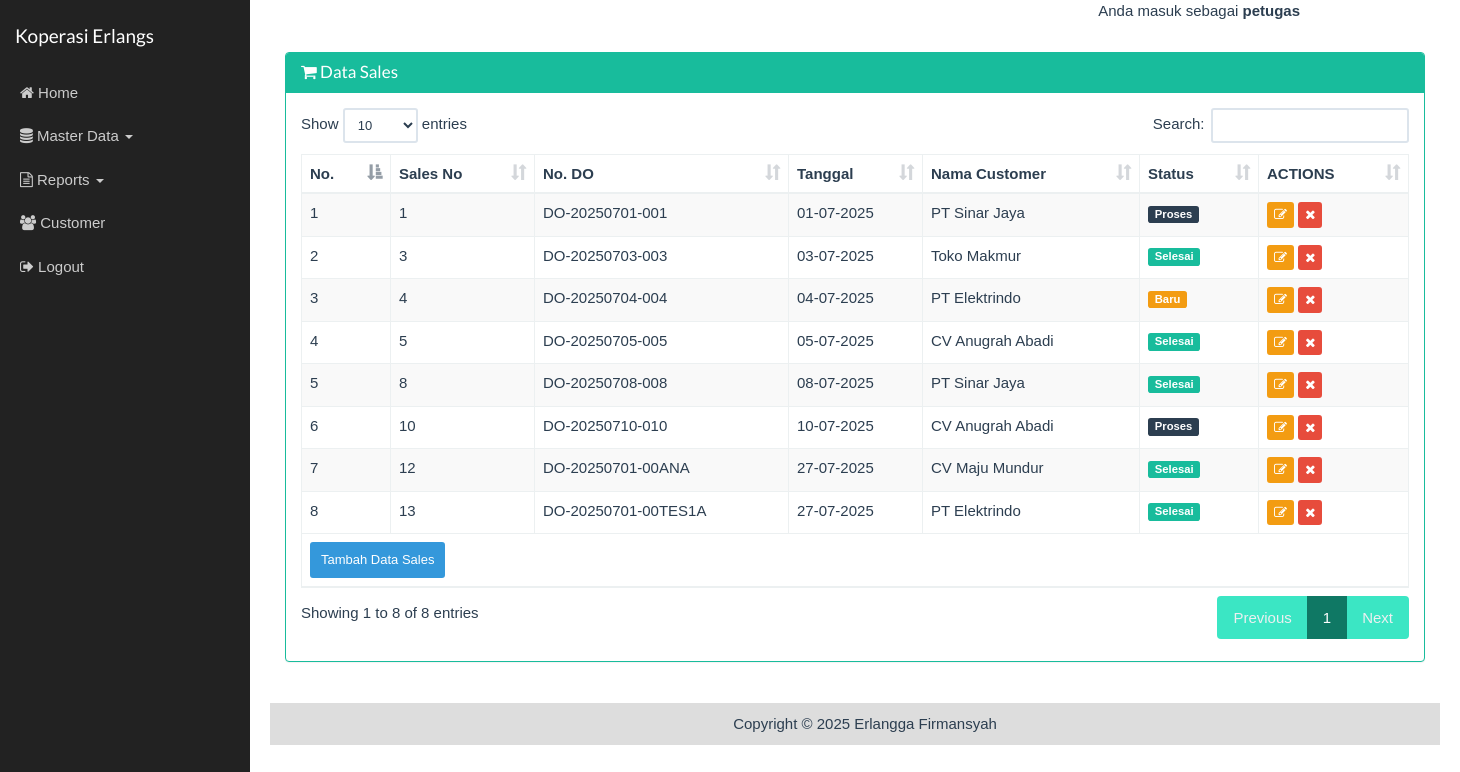
Page /index_admin.php?page=sales&actions=tampil (signed in) on the earlier database version.
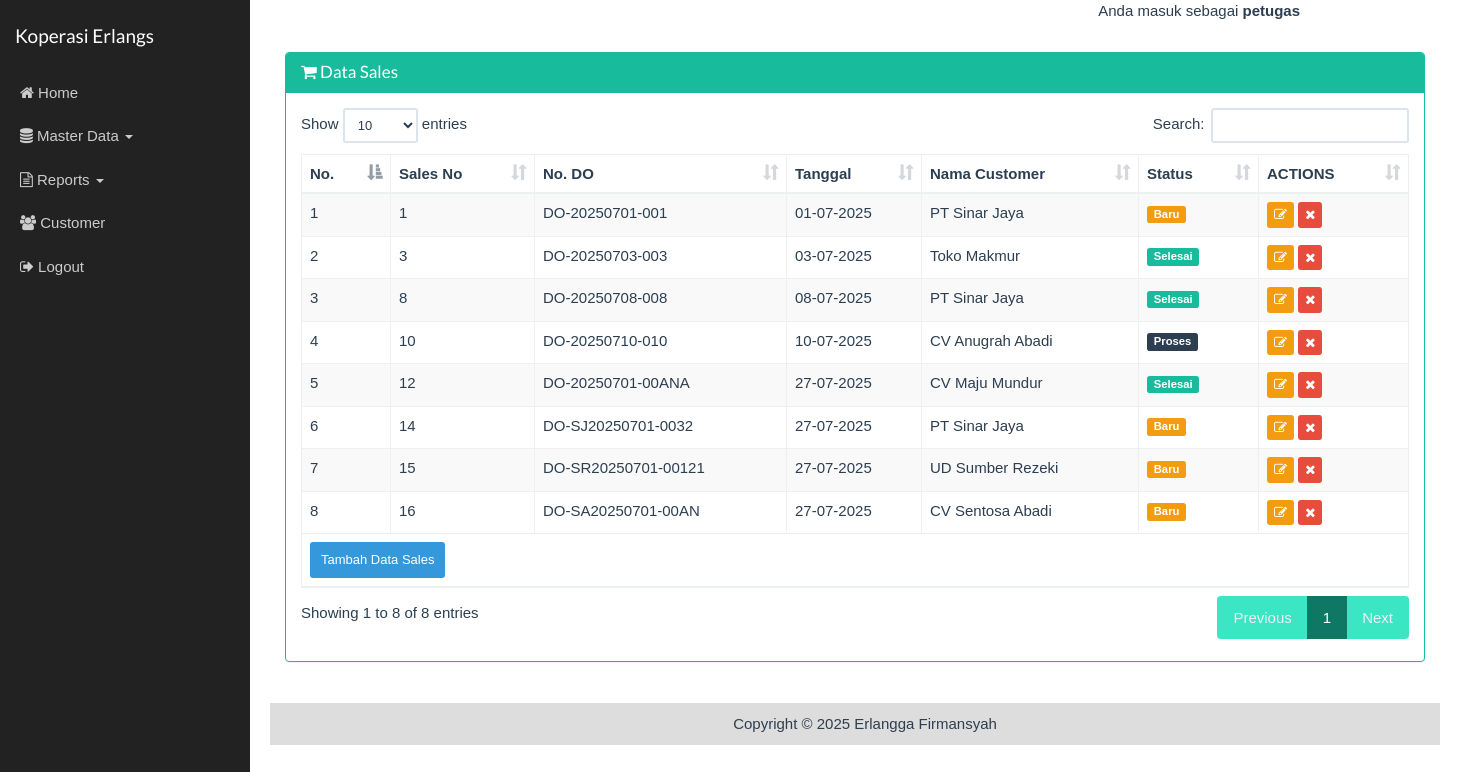
Same page on the later database version.
### tables this page shows
CREATE TABLE `sales` (
  `id_sales` int NOT NULL,
  `tgl_sales` date DEFAULT NULL,
  `id_customer` int DEFAULT NULL,
  `do_number` varchar(50) DEFAULT NULL,
  `status` enum('baru','proses','selesai') DEFAULT NULL
);

CREATE TABLE `customer` (
  `id_customer` int NOT NULL,
  `nama_customer` varchar(100) DEFAULT NULL,
  `alamat` text,
  `telp` varchar(20) DEFAULT NULL,
  `fax` varchar(20) DEFAULT NULL,
  `email` varchar(100) DEFAULT NULL
);

### views/sales_tampil.php (the view, shortened to what this page needs)
<div class="container">
    <div class="row">
        <div class="col-xs-12">
            <div class="panel panel-success">
                <div class="panel-heading">
                    <h3 class="panel-title"><span class="fa fa-shopping-cart"></span> Data Sales</h3>
                </div>
                <div class="panel-body">
                    <table id="deskripsi" class="table table-bordered table-striped table-hover">
                        <thead>
                            <tr>
                                <th>No.</th>
                                <th>Sales No</th>
                                <th>No. DO</th>
                                <th>Tanggal</th>
                                <th>Nama Customer</th>
                                <th>Status</th>
                                <th>ACTIONS</th>
                            </tr>
                        </thead>
                        <tbody>
                            <?php
                            $sql = "SELECT s.*, c.nama_customer
                                   FROM sales s
                                   LEFT JOIN customer c ON s.id_customer = c.id_customer";
                            $query = mysqli_query($koneksi, $sql) or die("SQL Anda Salah");
                            $nomor = 0;
                            while ($data = mysqli_fetch_array($query)) {
                                $nomor++;
                                ?>
                                <tr>
                                    <td><?= $nomor ?></td>
                                    <td><?= $data['id_sales'] ?></td>
                                    <td><?= $data['do_number'] ?></td>
                                    <td><?= date('d-m-Y', strtotime($data['tgl_sales'])) ?></td>
                                    <td><?= $data['nama_customer'] ?? 'Customer tidak ditemukan' ?></td>
                                    <td>
                                    <?php
                                    $status = strtolower($data['status']);
                                    if ($status === 'baru') {
                                        echo '<span class="label label-warning">Baru</span>';
                                    } elseif ($status === 'proses') {
                                        echo '<span class="label label-primary">Proses</span>';
                                    } elseif ($status === 'selesai') {
                                        echo '<span class="label label-success">Selesai</span>';
                                    } else {
                                        echo '<span class="label label-default">' . htmlspecialchars($data['status']) . '</span>';
                                    }
                                    ?>
                                </td>
                                    <td>
                                        <a href="?page=sales&actions=edit&id=<?= $data['id_sales'] ?>" class="btn btn-warning btn-xs">
                                            <span class="fa fa-edit"></span>
                                        </a>
                                        <a href="?page=sales&actions=delete&id=<?= $data['id_sales'] ?>" class="btn btn-danger btn-xs">
                                            <span class="fa fa-remove"></span>
                                        </a>
                                    </td>
                                </tr>
                            <?php } ?>
                        </tbody>
                        <tfoot>
                            <tr>
                                <td colspan="7">
                                    <a href="?page=sales&actions=tambah" class="btn btn-info btn-sm">
                                        Tambah Data Sales
                                    </a>
                                </td>
                            </tr>
                        </tfoot>
                    </table>
                </div>
            </div>
        </div>
    </div>
</div>

Differences in the rows shown:
removed sales: id_sales "4", do_number "DO-20250704-004", tgl_sales "04-07-2025", id_customer.nama_customer "PT Elektrindo", status "Baru"
removed sales: id_sales "5", do_number "DO-20250705-005", tgl_sales "05-07-2025", id_customer.nama_customer "CV Anugrah Abadi", status "Selesai"
removed sales: id_sales "13", do_number "DO-20250701-00TES1A", tgl_sales "27-07-2025", id_customer.nama_customer "PT Elektrindo", status "Selesai"
changed sales "DO-20250701-001": status "Proses" → "Baru"
added sales: id_sales "14", do_number "DO-SJ20250701-0032", tgl_sales "27-07-2025", id_customer.nama_customer "PT Sinar Jaya", status "Baru"
added sales: id_sales "15", do_number "DO-SR20250701-00121", tgl_sales "27-07-2025", id_customer.nama_customer "UD Sumber Rezeki", status "Baru"
added sales: id_sales "16", do_number "DO-SA20250701-00AN", tgl_sales "27-07-2025", id_customer.nama_customer "CV Sentosa Abadi", status "Baru"
